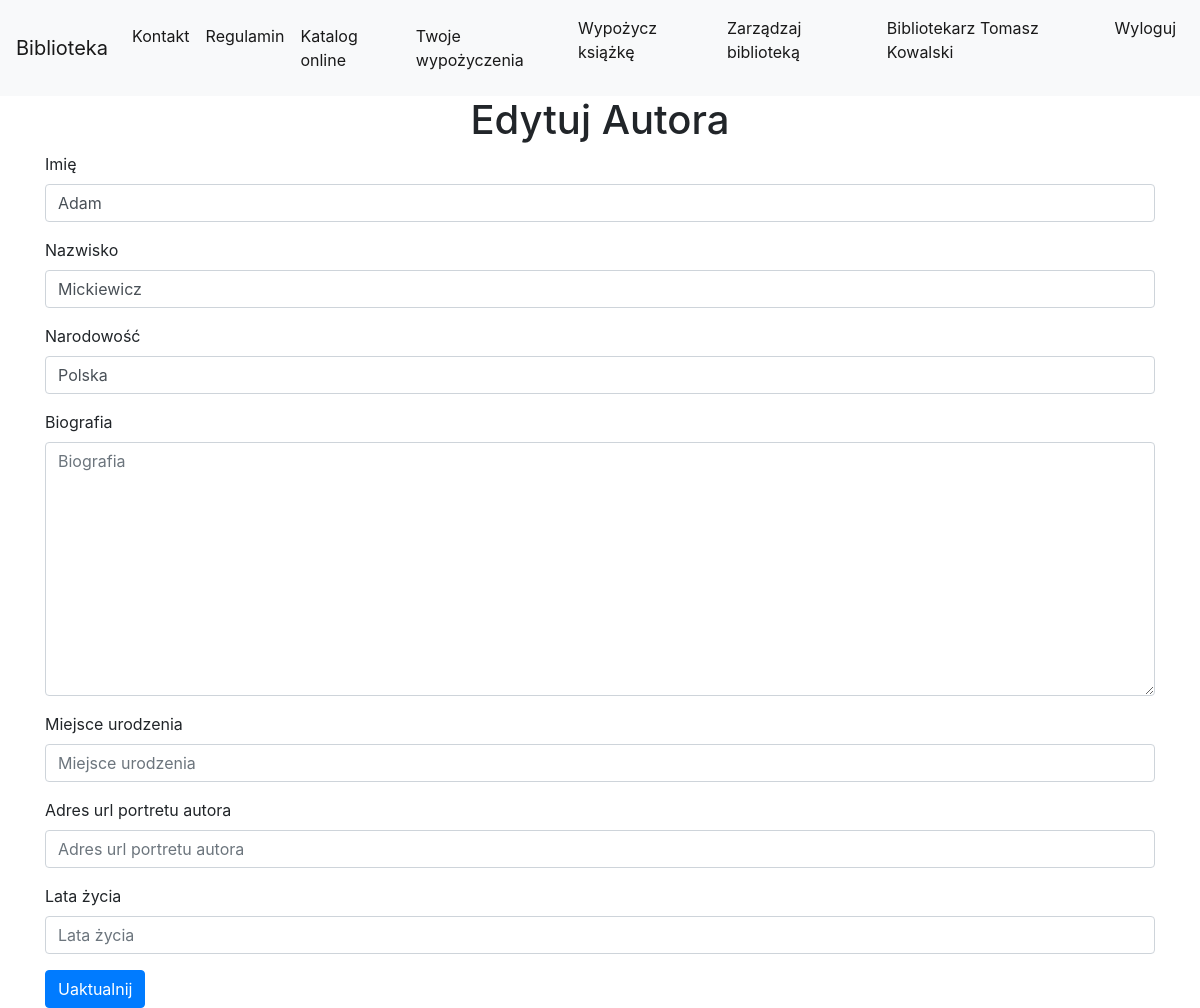
/library/update_author/17/ (signed in), run on an earlier commit of the app's database.
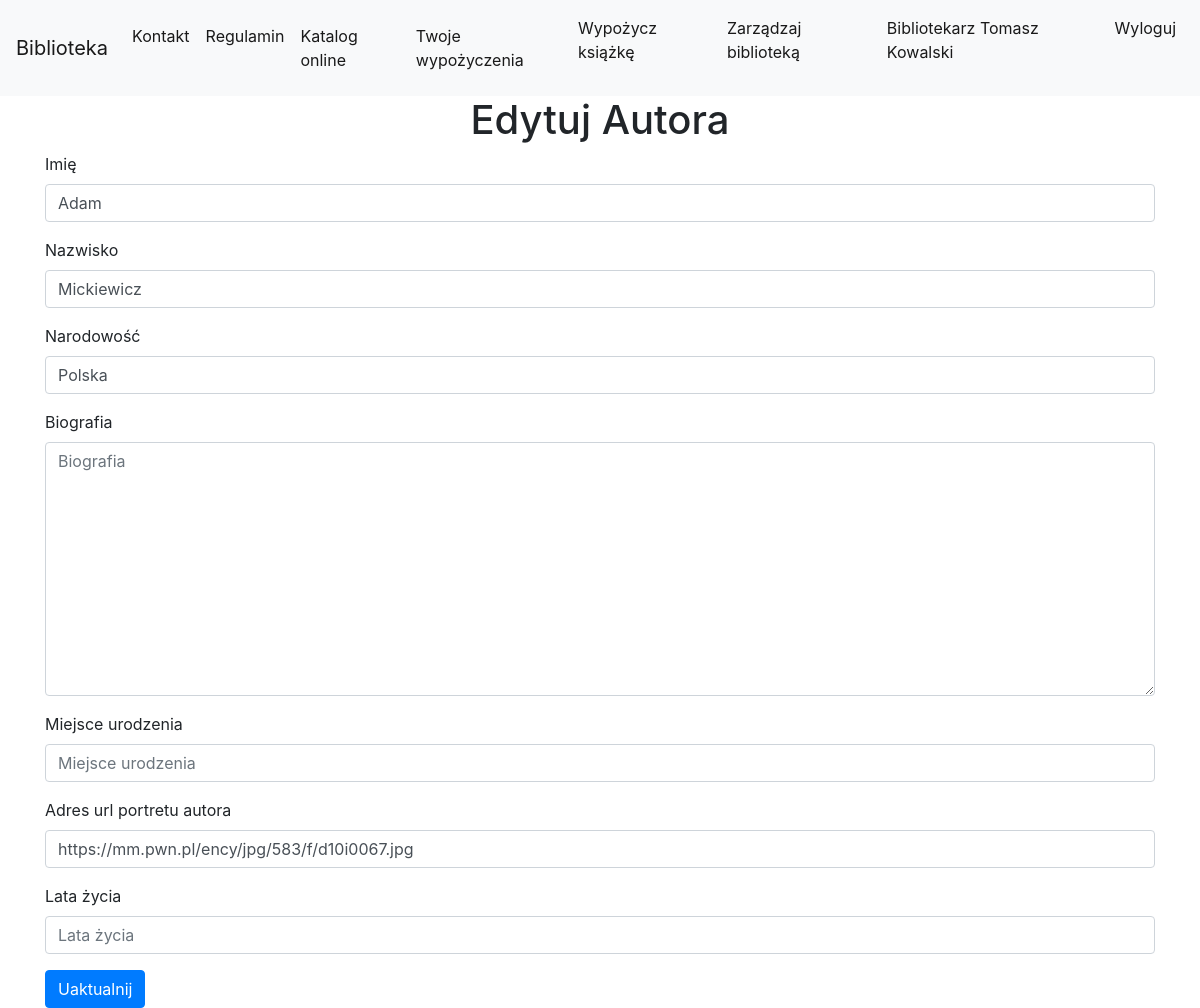
And on a later commit of the database.
### library_app/models.py (models this page shows, shortened)
class Author(models.Model):
    first_name = models.CharField(max_length=200)
    last_name = models.CharField(max_length=200)
    country = models.CharField(max_length=200)
    biography = models.TextField(default='', blank=True, null=True)
    birth_place = models.CharField(max_length=200, default='', blank=True, null=True)
    image_url = models.URLField(default='', blank=True, null=True)
    years_of_life = models.CharField(max_length=10, default='', blank=True, null=True)

### library_app/views.py (the view)
# urls.py: url(r'^update_author/(?P<pk>\d+)/$', views.UpdateAuthorView.as_view(), name='author_update'),
class UpdateAuthorView(LoginRequiredMixin, generic.UpdateView):
    login_url = reverse_lazy('login')
    model = models.Author
    form_class = forms.AuthorForm
    template_name_suffix = '_update_form' #czyli templatka = author_update_form.html

### library_app/forms.py
class AuthorForm(forms.ModelForm):
    class Meta:
        model = models.Author
        fields = ('first_name', 'last_name', 'country', 'biography', 'birth_place', 'image_url',
                  'years_of_life')
        labels = {
            'first_name':'Imię',
            'last_name':'Nazwisko',
            'country':'Narodowość',
            'biography':'Biografia',
            'birth_place':'Miejsce urodzenia',
            'image_url':'Adres url portretu autora',
            'years_of_life':'Lata życia',
        }

### library_app/templates/library_app/author_update_form.html (shortened to what this page needs)
{% extends 'base.html' %}
{% load bootstrap4 %}
{% block body_block %}
<div class="container">
    <h1>Edytuj Autora</h1>
    <form method="POST" action="{% url 'library_app:author_update' pk=author.pk %}" class="book-form">
        {% bootstrap_form form %}
        <input type="submit" value="Uaktualnij" class="btn btn-primary btn-large">
    </form>
</div>
{% endblock %}

What changed in the data, as far as the page shows it:
changed Author "Adam": image_url (not shown) → "https://mm.pwn.pl/ency/jpg/583/f/d10i0067.jpg"
